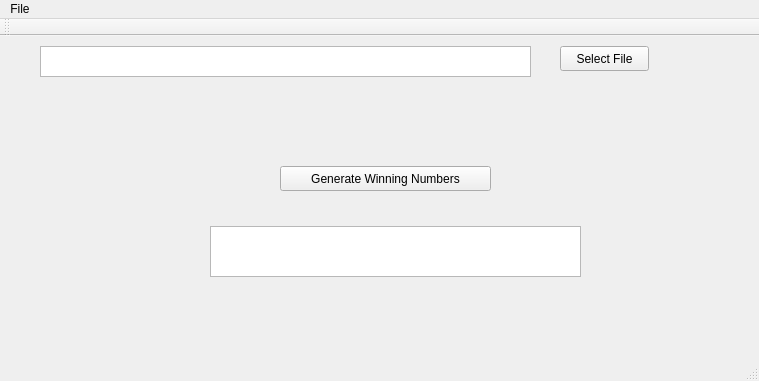
<?xml version="1.0" encoding="UTF-8"?>
<ui version="4.0">
 <class>MainWindow</class>
 <widget class="QMainWindow" name="MainWindow">
  <property name="geometry">
   <rect>
    <x>0</x>
    <y>0</y>
    <width>759</width>
    <height>381</height>
   </rect>
  </property>
  <property name="windowTitle">
   <string>MainWindow</string>
  </property>
  <widget class="QWidget" name="centralWidget">
   <widget class="QTextBrowser" name="textBrowser">
    <property name="geometry">
     <rect>
      <x>40</x>
      <y>10</y>
      <width>491</width>
      <height>31</height>
     </rect>
    </property>
   </widget>
   <widget class="QPushButton" name="pushButton">
    <property name="geometry">
     <rect>
      <x>560</x>
      <y>10</y>
      <width>89</width>
      <height>25</height>
     </rect>
    </property>
    <property name="text">
     <string>Select File</string>
    </property>
   </widget>
   <widget class="QPushButton" name="pushButton_2">
    <property name="geometry">
     <rect>
      <x>280</x>
      <y>130</y>
      <width>211</width>
      <height>25</height>
     </rect>
    </property>
    <property name="text">
     <string>Generate Winning Numbers</string>
    </property>
   </widget>
   <widget class="QGraphicsView" name="graphicsView">
    <property name="geometry">
     <rect>
      <x>210</x>
      <y>190</y>
      <width>371</width>
      <height>51</height>
     </rect>
    </property>
   </widget>
  </widget>
  <widget class="QMenuBar" name="menuBar">
   <property name="geometry">
    <rect>
     <x>0</x>
     <y>0</y>
     <width>759</width>
     <height>22</height>
    </rect>
   </property>
   <widget class="QMenu" name="menuFile">
    <property name="title">
     <string>File</string>
    </property>
   </widget>
   <addaction name="menuFile"/>
  </widget>
  <widget class="QToolBar" name="mainToolBar">
   <attribute name="toolBarArea">
    <enum>TopToolBarArea</enum>
   </attribute>
   <attribute name="toolBarBreak">
    <bool>false</bool>
   </attribute>
  </widget>
  <widget class="QStatusBar" name="statusBar"/>
 </widget>
 <layoutdefault spacing="6" margin="11"/>
 <resources/>
 <connections/>
</ui>
